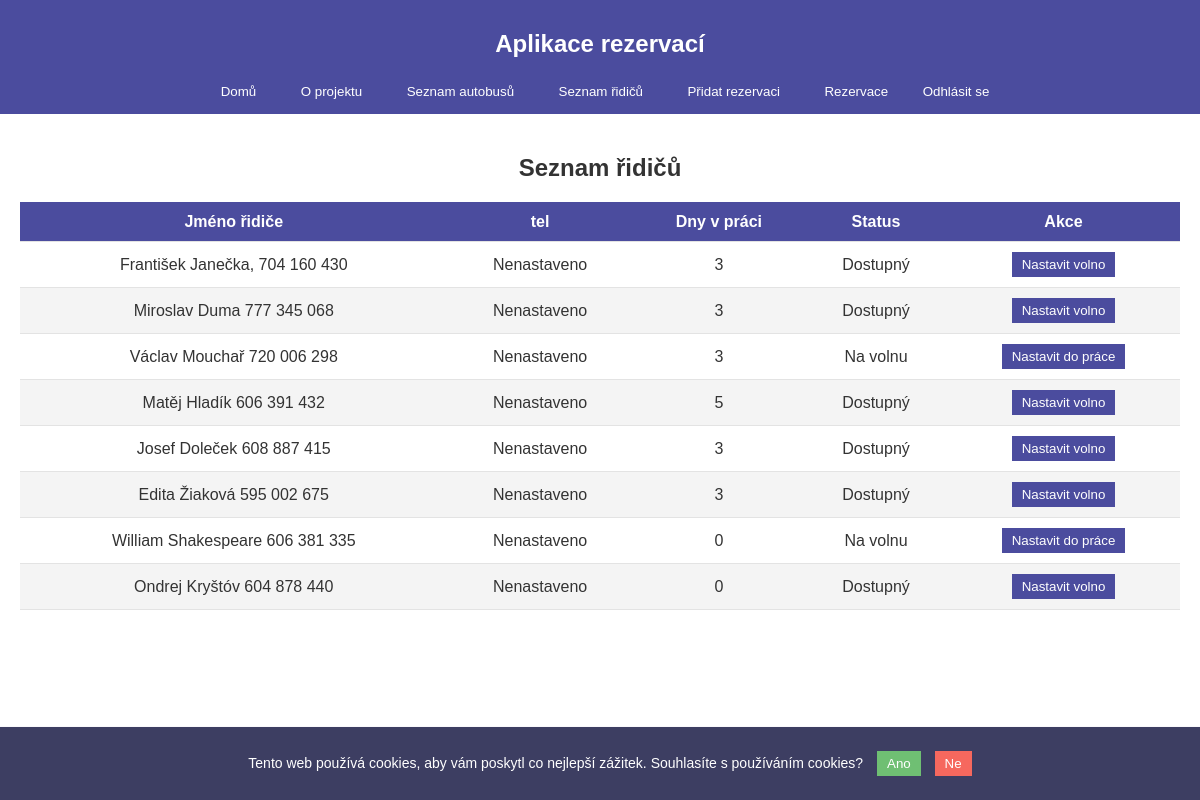
Page /depo/drivers/ (signed in) on the earlier database version.
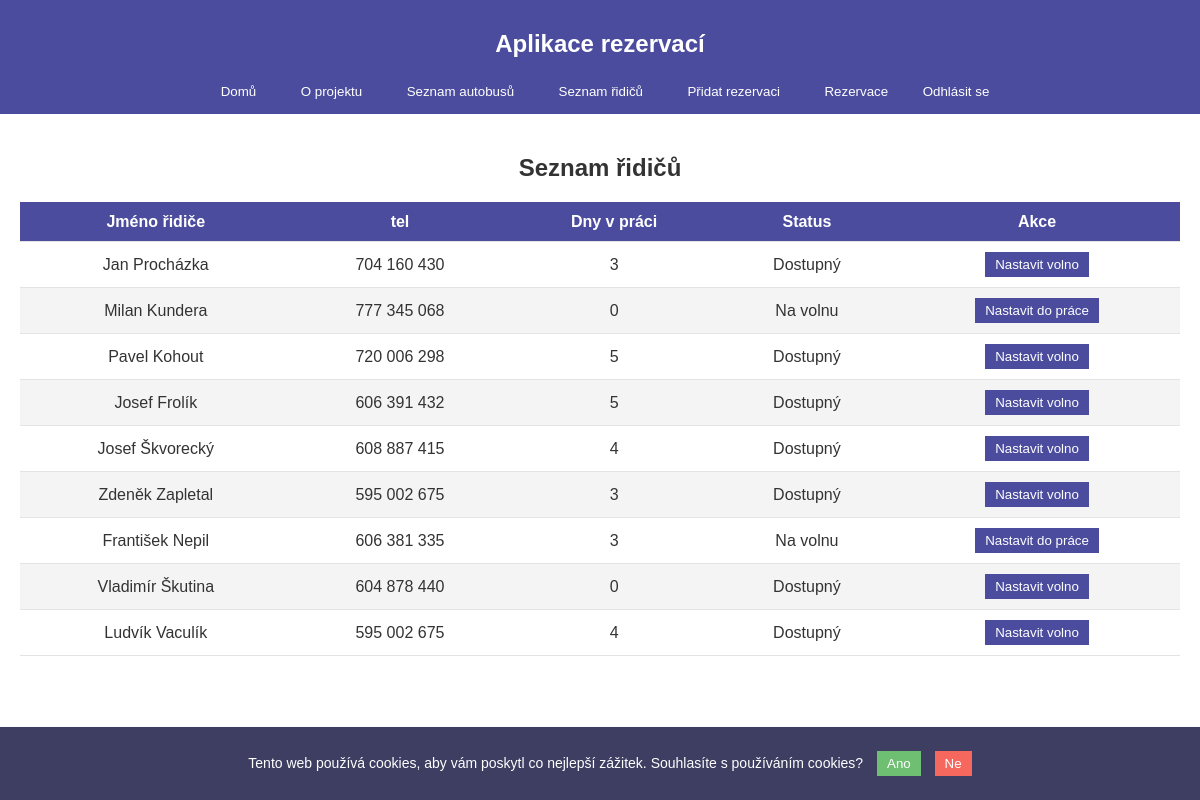
Same page on the later database version.
### depo/models.py (models this page shows, shortened)
class Driver(models.Model):
    name = models.CharField(max_length=100)
    last_rest_day = models.DateField(default=timezone.now)  # poslední den volna
    is_on_rest = models.BooleanField(default=False)  # Indikace, zda je řidič na volnu
    phone = models.CharField(max_length=15, blank=True, null=True)
    def days_since_last_rest(self):
        return (timezone.now().date() - self.last_rest_day).days

### depo/views.py (the view, shortened to what this page needs)
# urls.py: path('drivers/', views.driver_list, name='driver_list'),
@login_required
def driver_list(request):
    drivers = Driver.objects.all()
    today = now().date()
    for driver in drivers:
        delta = today - driver.last_rest_day
        driver.days_since_rest = delta.days
    return render(request, 'depo/driver_list.html', {
        'drivers': drivers,
        'now': now(),  # Přidání aktuálního času pro výpočet v šabloně
    })

### depo/context_processors.py (called while the page is built)
def project_version(request):
    return {
        'project_version': settings.PROJECT_VERSION
    }

### depo/templates/depo/driver_list.html (shortened to what this page needs)
{% extends "depo/home.html" %}
{% block content %}
<section>
    <h2 style="text-align: center;">Seznam řidičů</h2>
    <table>
        <thead>
            <tr>
                <th>Jméno řidiče</th>
                <th>tel</th>
                <th>Dny v práci</th>
                <th>Status</th>
                <th>Akce</th>
            </tr>
        </thead>
        <tbody>
            {% for driver in drivers %}
            <tr>
                <td>{{ driver.name }}</td>
                <td>
                    {% if driver.phone %}
                        {{ driver.phone }}
                    {% else %}
                        Nenastaveno
                    {% endif %}
                </td>
                <td>{{ driver.days_since_rest }}</td>
                <td>
                    <span class="
                        {% if driver.is_on_rest %}
                        Na volnu
                        {% elif driver.days_since_last_rest == 6 %}
                                needs-weekly-rest-6
                            {% elif driver.days_since_last_rest >= 7 %}
                                needs-weekly-rest-7
                            {% else %}
                                ready
                            {% endif %}
                        ">
                        {% if driver.is_on_rest %}
                            Na volnu
                        {% elif driver.days_since_last_rest == 6 %}
                            6. den
                        {% elif driver.days_since_last_rest >= 7 %}
                            Nedostupný
                        {% else %}
                            Dostupný
                        {% endif %}
                    </span>
                </td>
                <td>
                    <form method="post" action="{% url 'depo:driver_list' %}">
                        <button type="submit">
                            {% if driver.is_on_rest %}
                                Nastavit do práce
                            {% else %}
                                Nastavit volno
                            {% endif %}
                        </button>
                    </form>
                </td>
            </tr>
            {% endfor %}
        </tbody>
    </table>
</section>
{% endblock %}

### depo/templates/depo/home.html (shortened to what this page needs)
{% load static %}
<!DOCTYPE html>
<html lang="cs">
<head>
    <link rel="stylesheet" type="text/css" href="{% static 'base.css' %}">
</head>
<body>
    <header>
        <h2>Aplikace rezervací</h2>
        <nav>
            <a href="{% url 'depo:home' %}"><button type="submit">Domů</button></a>
            <a href="{% url 'depo:about' %}"><button type="submit">O projektu</button></a>
            <a href="{% url 'depo:bus_list' %}"><button type="submit">Seznam autobusů</button></a>
            <a href="{% url 'depo:driver_list' %}"><button type="submit">Seznam řidičů</button></a>
            <a href="{% url 'depo:add_reservation' %}"><button type="submit">Přidat rezervaci</button></a>
            <a href="{% url 'depo:reservation_list' %}"><button type="submit">Rezervace</button></a>
            {% if user.is_authenticated %}
                <form action="{% url 'logout' %}" method="post" style="display:inline;">
                    <button type="submit">Odhlásit se</button>
                </form>
            {% else %}
                <a href="{% url 'depo:register' %}?next={{request.path}}"><button type="submit">Registrovat se</button></a>
                <a href="{% url 'depo:login' %}?next={{request.path}}"><button type="submit">Přihlásit se</button></a>
            {% endif %}
        </nav>
    </header>
    <main>
        {% block content %}{% endblock %}
    </main>
    <footer>
        <p style="text-align: center;">&copy; 2024 All good people. Verze: {{ project_version }} Všechna práva vyhrazena.
            <a href="{% url 'depo:privacy_policy' %}" target="_blank" style="color: white; margin-left: 60px;">Zásady ochrany osobních údajů</a>
        </p>
    </footer>
    <div id="cookie-banner" style="display:none; position: fixed; bottom: 0; width: 100%; background-color: #0d0e3b; border-top: 1px solid #f8f7fa; padding: 10px; text-align: center;">
        <p>
            Tento web používá cookies, aby vám poskytl co nejlepší zážitek.
            Souhlasíte s používáním cookies?
            <button id="accept-cookies">Ano</button>
            <button id="decline-cookies">Ne</button></p>
    </div>
</body>
</html>

### depo/static/base.css (style rules this page uses)
body { font-family: Arial, sans-serif; margin: 0; padding: 0; display: flex; opacity: 0.8; flex-direction: column; line-height: 1.2; min-height: 100vh; background-image: linear-gradient(rgba(255, 255, 255, 0.2), rgba(255, 255, 255, 0.2)), url('/static/depo/images/pferd.jpg'); background-size: cover; background-position: center; }
header { background-color: #1f2086; color: #fff; padding: 10px; text-align: center; }
article, section { margin-bottom: 0; padding: 0; background-color: #fff; }
nav a { color: #fff; margin: 0 10px; text-decoration: none; }
main { flex-grow: 1; padding: 20px; }
.ready { color: black; }
footer { background-color: #1f2086; color: #fff; text-align: center; padding: 10px; position:static; bottom: 0; width: 100%; }
table { width: 100%; border-collapse: collapse; font-family: Arial, sans-serif; margin-left: auto; margin-right: auto; }
#cookie-banner { font-size: 14px; padding: 10px; background-color: #333; color: white; text-align: center; position: fixed; bottom: 0; width: 100%; z-index: 1000; }
#cookie-banner button { margin-left: 10px; padding: 5px 10px; background-color: #4CAF50; color: white; border: none; cursor: pointer; }
#cookie-banner button#decline-cookies { background-color: #f44336; }
th, td { padding: 10px; text-align: center; border-bottom: 1px solid #ddd; }
thead { background-color: #1f2086; color: white; font-weight: bold; }
tbody tr:nth-child(even) { background-color: #f2f2f2; }
button { background-color: #1f2086; color: white; border: none; padding: 5px 10px; cursor: pointer; }

Differences in the rows shown:
removed Driver: name "Miroslav Duma 777 345 068", shows "Nenastaveno", days_since_rest "3", is_on_rest "Dostupný"
removed Driver: name "Václav Mouchař 720 006 298", shows "Nenastaveno", days_since_rest "3", is_on_rest "Na volnu"
removed Driver: name "William Shakespeare 606 381 335", shows "Nenastaveno", days_since_rest "0", is_on_rest "Na volnu"
changed Driver: name "František Janečka, 704 160 430" → "Jan Procházka"; phone (not shown) → "704 160 430"; no longer shows "Nenastaveno"
added Driver: name "Milan Kundera", phone "777 345 068", days_since_rest "0", is_on_rest "Na volnu"
added Driver: name "Pavel Kohout", phone "720 006 298", days_since_rest "5", is_on_rest "Dostupný"
changed Driver: name "Matěj Hladík 606 391 432" → "Josef Frolík"; phone (not shown) → "606 391 432"; no longer shows "Nenastaveno"
changed Driver: name "Josef Doleček 608 887 415" → "Josef Škvorecký"; phone (not shown) → "608 887 415"; days_since_rest "3" → "4"; no longer shows "Nenastaveno"
changed Driver: name "Edita Žiaková 595 002 675" → "Zdeněk Zapletal"; phone (not shown) → "595 002 675"; no longer shows "Nenastaveno"
added Driver: name "František Nepil", phone "606 381 335", days_since_rest "3", is_on_rest "Na volnu"
changed Driver: name "Ondrej Kryštóv 604 878 440" → "Vladimír Škutina"; phone (not shown) → "604 878 440"; no longer shows "Nenastaveno"
added Driver: name "Ludvík Vaculík", phone "595 002 675", days_since_rest "4", is_on_rest "Dostupný"
